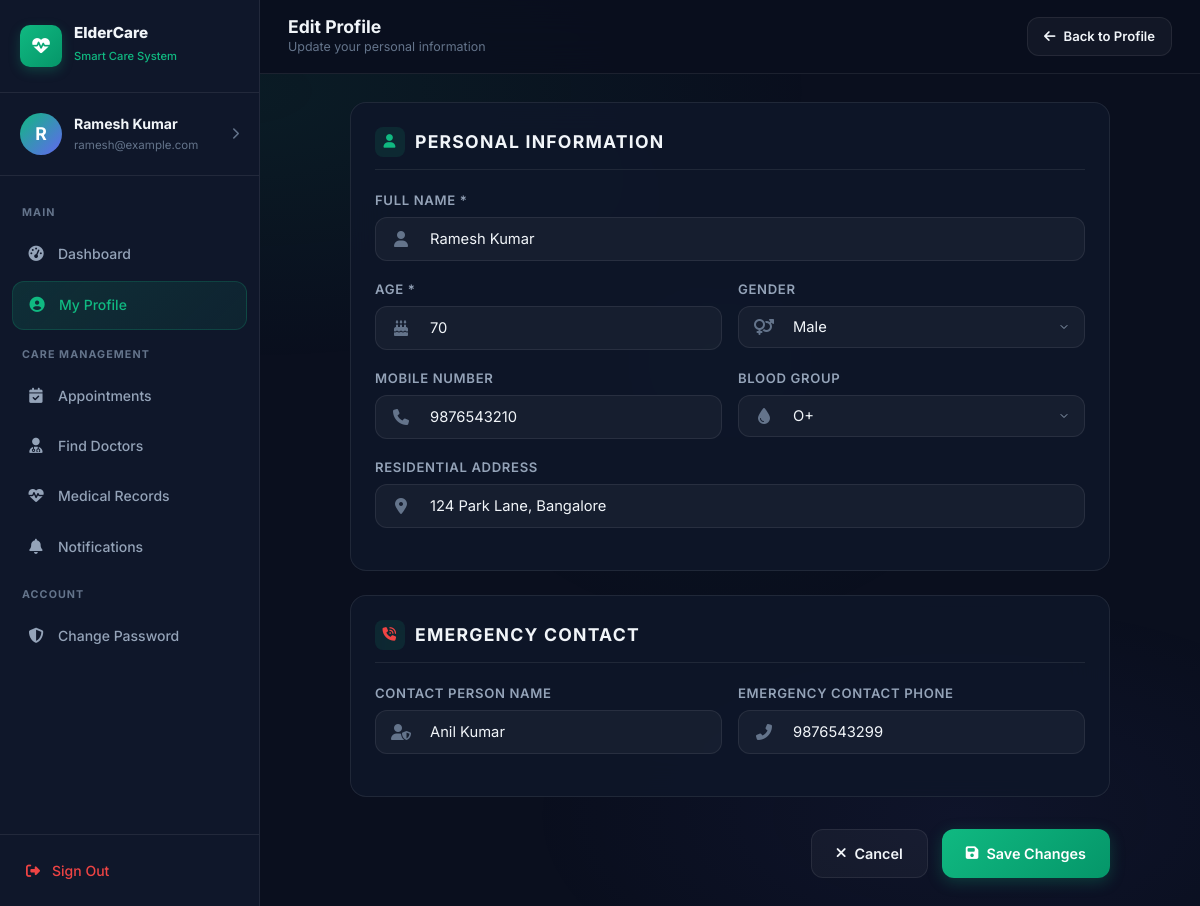
Page /elderly/profile/edit/ (signed in) on the committed database.
### users/models.py (models this page shows, shortened)
class ElderlyProfile(models.Model):
    GENDER_CHOICES = [
        ('Male', 'Male'),
        ('Female', 'Female'),
        ('Other', 'Other'),
        ('Prefer not to say', 'Prefer not to say'),
    ]
    user = models.OneToOneField(User, on_delete=models.CASCADE, related_name='elderly_profile')
    age = models.PositiveIntegerField(null=True, blank=True)
    gender = models.CharField(max_length=20, choices=GENDER_CHOICES, blank=True)
    phone = models.CharField(max_length=20, blank=True)
    address = models.TextField(blank=True)
    blood_group = models.CharField(max_length=10, blank=True)
    emergency_contact_name = models.CharField(max_length=100, blank=True)
    emergency_contact_phone = models.CharField(max_length=20, blank=True)
    created_at = models.DateTimeField(auto_now_add=True)
    @property
    def full_name(self):
        return self.user.get_full_name() or self.user.username

### users/views.py (the view)
    @login_required
    def wrapper(request, *args, **kwargs):
        if not hasattr(request.user, 'elderly_profile') and not (request.user.is_staff or request.user.is_superuser):
            messages.error(request, "Access restricted to User (Elder User) accounts.")
            return redirect('login_redirect')
        return view_func(request, *args, **kwargs)

### users/views.py (called while the page is built, shortened)
def elderly_required(view_func):
    @login_required
    def wrapper(request, *args, **kwargs):
        if not hasattr(request.user, 'elderly_profile') and not (request.user.is_staff or request.user.is_superuser):
            messages.error(request, "Access restricted to User (Elder User) accounts.")
            return redirect('login_redirect')
        return view_func(request, *args, **kwargs)
    return wrapper

@elderly_required
def elderly_profile_edit(request):
    profile = getattr(request.user, 'elderly_profile', None)
    context = {
        'profile': profile,
    }
    return render(request, 'user/edit-profile.html', context)

### users/templates/user/edit-profile.html (shortened to what this page needs)
{% load static %}
<!DOCTYPE html>
<html lang="en">
<head>
  <link rel="stylesheet" href="{% static 'css/main.css' %}?v=2.2" />
  <link rel="stylesheet" href="{% static 'css/dashboard.css' %}?v=2.2" />
  <link rel="stylesheet" href="{% static 'css/profile.css' %}?v=2.2" />
  <link rel="stylesheet" href="https://cdnjs.cloudflare.com/ajax/libs/font-awesome/6.5.1/css/all.min.css" />
</head>
<body>
  <div class="bg-gradient-mesh"></div>
  <div class="app-layout">
    <aside class="sidebar" id="sidebar">
      <div class="sidebar-header">
        <a href="{% url 'elderly_dashboard' %}" class="sidebar-brand">
          <div class="sidebar-logo"><i class="fas fa-heart-pulse"></i></div>
          <div class="sidebar-brand-text">
            <h3>ElderCare</h3>
            <span>Smart Care System</span>
          </div>
        </a>
      </div>
      <a href="{% url 'elderly_profile' %}" class="sidebar-user">
        <div class="avatar" id="sidebar_avatar" style="width:42px;height:42px;font-size:1.1rem;background:linear-gradient(135deg,var(--primary),var(--accent));display:flex;align-items:center;justify-content:center;border-radius:50%;color:white;font-weight:700;">
          {{ profile.full_name|default:request.user.username|first|upper }}
        </div>
        <div class="sidebar-user-info">
          <div class="user-name">{{ profile.full_name|default:request.user.username }}</div>
          <div class="user-email">{{ request.user.email }}</div>
        </div>
        <i class="fas fa-chevron-right" style="color:var(--text-muted);font-size:0.75rem;"></i>
      </a>
      <nav class="sidebar-nav">
        <span class="nav-section-label">Main</span>
        <a href="{% url 'elderly_dashboard' %}" class="nav-link"><span class="nav-icon"><i class="fas fa-gauge-high"></i></span>Dashboard</a>
        <a href="{% url 'elderly_profile' %}" class="nav-link active"><span class="nav-icon"><i class="fas fa-user-circle"></i></span>My Profile</a>
        <span class="nav-section-label">Care Management</span>
        <a href="{% url 'elderly_appointments' %}" class="nav-link"><span class="nav-icon"><i class="fas fa-calendar-check"></i></span>Appointments</a>
        <a href="{% url 'doctors' %}" class="nav-link"><span class="nav-icon"><i class="fas fa-user-doctor"></i></span>Find Doctors</a>
        <a href="{% url 'elderly_medical' %}" class="nav-link"><span class="nav-icon"><i class="fas fa-heart-pulse"></i></span>Medical Records</a>
        <a href="{% url 'notifications' %}" class="nav-link"><span class="nav-icon"><i class="fas fa-bell"></i></span>Notifications</a>
        <span class="nav-section-label">Account</span>
        <a href="{% url 'change_password' %}" class="nav-link"><span class="nav-icon"><i class="fas fa-shield-alt"></i></span>Change Password</a>
      </nav>
      <div class="sidebar-footer">
        <form method="POST" action="{% url 'logout' %}" style="margin:0; width:100%;">
          <button type="submit" class="sidebar-logout" style="width:100%; text-align:left; background:none; border:none; cursor:pointer;">
            <span class="nav-icon"><i class="fas fa-right-from-bracket"></i></span>Sign Out
          </button>
        </form>
      </div>
    </aside>
    <main class="main-content">
      <header class="topbar">
        <div class="topbar-left">
          <div class="topbar-title">
            <h2>Edit Profile</h2>
            <p>Update your personal information</p>
          </div>
        </div>
        <div class="topbar-right">
          <a href="{% url 'elderly_profile' %}" class="btn btn-ghost btn-sm"><i class="fas fa-arrow-left"></i> Back to Profile</a>
        </div>
      </header>
      <div class="page-content">
        <div class="edit-profile-container" style="max-width:760px; margin:0 auto;">
          <form id="edit_profile_form" method="POST" action="{% url 'elderly_profile_edit' %}">
            <div class="edit-form-card" style="background:var(--bg-card); border:1px solid var(--bg-glass-border); border-radius:var(--radius-lg); padding:24px; margin-bottom:24px;">
              <div class="profile-section-title" style="display:flex; align-items:center; gap:10px; font-size:1.1rem; font-weight:700; margin-bottom:20px; color:var(--text-primary); border-bottom:1px solid var(--bg-glass-border); padding-bottom:12px;">
                <i class="fas fa-user" style="color:var(--primary)"></i> Personal Information
              </div>
              <div class="form-group">
                <label class="form-label" for="edit_name">Full Name *</label>
                <div class="input-wrapper">
                  <i class="fas fa-user input-icon"></i>
                  <input type="text" id="edit_name" name="name" class="form-input" value="{{ profile.full_name|default:request.user.username }}" required />
                </div>
              </div>
              <div class="form-grid-2" style="display:grid; grid-template-columns:1fr 1fr; gap:16px;">
                <div class="form-group">
                  <label class="form-label" for="edit_age">Age *</label>
                  <div class="input-wrapper">
                    <i class="fas fa-cake-candles input-icon"></i>
                    <input type="number" id="edit_age" name="age" class="form-input" value="{{ profile.age|default:'' }}" min="1" max="120" required />
                  </div>
                </div>
                <div class="form-group">
                  <label class="form-label" for="edit_gender">Gender</label>
                  <div class="input-wrapper">
                    <select id="edit_gender" name="gender" class="form-input form-select">
                      <option value="Male" {% if profile.gender == 'Male' %}selected{% endif %}>Male</option>
                    </select>
                  </div>
                </div>
              </div>
              <div class="form-grid-2" style="display:grid; grid-template-columns:1fr 1fr; gap:16px;">
                <div class="form-group">
                  <label class="form-label" for="edit_phone">Mobile Number</label>
                  <div class="input-wrapper">
                    <i class="fas fa-phone input-icon"></i>
                    <input type="tel" id="edit_phone" name="phone" class="form-input" value="{{ profile.phone|default:'' }}" placeholder="10-digit number" />
                  </div>
                </div>
                <div class="form-group">
                  <label class="form-label" for="edit_blood">Blood Group</label>
                  <div class="input-wrapper">
                    <select id="edit_blood" name="blood_group" class="form-input form-select">
                      <option value="O+" {% if profile.blood_group == 'O+' %}selected{% endif %}>O+</option>
                    </select>
                  </div>
                </div>
              </div>
              <div class="form-group">
                <label class="form-label" for="edit_address">Residential Address</label>
                <div class="input-wrapper">
                  <i class="fas fa-location-dot input-icon"></i>
                  <input type="text" id="edit_address" name="address" class="form-input" value="{{ profile.address|default:'' }}" placeholder="Full residential address" />
                </div>
              </div>
            </div>
            <div class="edit-form-card" style="background:var(--bg-card); border:1px solid var(--bg-glass-border); border-radius:var(--radius-lg); padding:24px; margin-bottom:24px;">
              <div class="profile-section-title" style="display:flex; align-items:center; gap:10px; font-size:1.1rem; font-weight:700; margin-bottom:20px; color:var(--text-primary); border-bottom:1px solid var(--bg-glass-border); padding-bottom:12px;">
                <i class="fas fa-phone-volume" style="color:var(--danger)"></i> Emergency Contact
              </div>
              <div class="form-grid-2" style="display:grid; grid-template-columns:1fr 1fr; gap:16px;">
                <div class="form-group">
                  <label class="form-label" for="edit_ec_name">Contact Person Name</label>
                  <div class="input-wrapper">
                    <i class="fas fa-user-shield input-icon"></i>
                    <input type="text" id="edit_ec_name" name="emergency_name" class="form-input" value="{{ profile.emergency_contact_name|default:'' }}" placeholder="e.g. Rohit (Son)" />
                  </div>
                </div>
                <div class="form-group">
                  <label class="form-label" for="edit_ec_phone">Emergency Contact Phone</label>
                  <div class="input-wrapper">
                    <i class="fas fa-phone-flip input-icon"></i>
                    <input type="tel" id="edit_ec_phone" name="emergency_phone" class="form-input" value="{{ profile.emergency_contact_phone|default:'' }}" placeholder="Emergency phone number" />
                  </div>
                </div>
              </div>
            </div>
            <div class="form-actions" style="display:flex; justify-content:flex-end; gap:14px;">
              <a href="{% url 'elderly_profile' %}" class="btn btn-ghost"><i class="fas fa-times"></i> Cancel</a>
              <button type="submit" class="btn btn-primary" id="save_profile_btn">
                <i class="fas fa-save"></i> Save Changes
              </button>
            </div>
          </form>
        </div>
      </div>
    </main>
  </div>
</body>
</html>

### users/static/users/css/main.css (style rules this page uses)
:root { --primary: #10b981; --primary-dark: #059669; --primary-light: #34d399; --primary-glow: rgba(16, 185, 129, 0.25); --accent: #6366f1; --accent-light: #818cf8; --bg-base: #0a0f1e; --bg-surface: #0f172a; --bg-card: rgba(15, 23, 42, 0.85); --bg-card-hover: rgba(20, 30, 55, 0.95); --bg-glass: rgba(255, 255, 255, 0.04); --bg-glass-border: rgba(255, 255, 255, 0.08); --text-primary: #f1f5f9; --text-secondary: #94a3b8; --text-muted: #64748b; --text-accent: #10b981; --success: #10b981; --warning: #f59e0b; --danger: #ef4444; --info: #3b82f6; --radius-sm: 8px; --radius-md: 12px; --radius-lg: 16px; --radius-xl: 24px; --radius-full: 9999px; --shadow-sm: 0 2px 8px rgba(0, 0, 0, 0.3); --shadow-md: 0 4px 20px rgba(0, 0, 0, 0.4); --shadow-lg: 0 8px 40px rgba(0, 0, 0, 0.5); --shadow-glow: 0 0 30px rgba(16, 185, 129, 0.2); --sidebar-width: 260px; --sidebar-collapsed: 72px; --transition: 0.25s ease; --transition-slow: 0.4s ease; }
*, *::before, *::after { box-sizing: border-box; margin: 0; padding: 0; }
html { scroll-behavior: smooth; }
body { font-family: 'Inter', system-ui, sans-serif; background-color: var(--bg-base); color: var(--text-primary); min-height: 100vh; line-height: 1.6; overflow-x: hidden; }
h1, h2, h3, h4, h5 { font-weight: 700; line-height: 1.2; }
h2 { font-size: clamp(1.3rem, 2.5vw, 1.7rem); }
h3 { font-size: 1.2rem; }
p { color: var(--text-secondary); }
a { color: var(--primary); text-decoration: none; transition: color var(--transition); }
.btn { display: inline-flex; align-items: center; justify-content: center; gap: 8px; padding: 12px 24px; border: none; border-radius: var(--radius-md); font-family: 'Inter', sans-serif; font-size: 0.9rem; font-weight: 600; cursor: pointer; transition: all var(--transition); white-space: nowrap; text-decoration: none; }
.btn-primary { background: linear-gradient(135deg, var(--primary), var(--primary-dark)); color: #fff; box-shadow: 0 4px 15px var(--primary-glow); }
.btn-ghost { background: var(--bg-glass); color: var(--text-primary); border: 1px solid var(--bg-glass-border); }
.btn-sm { padding: 8px 16px; font-size: 0.82rem; }
.form-group { display: flex; flex-direction: column; gap: 6px; margin-bottom: 18px; }
.form-label { font-size: 0.82rem; font-weight: 600; color: var(--text-secondary); text-transform: uppercase; letter-spacing: 0.05em; }
.input-wrapper { position: relative; display: flex; align-items: center; width: 100%; }
.input-wrapper .input-icon { position: absolute; left: 18px; top: 50%; transform: translateY(-50%); width: 22px; height: 22px; display: inline-flex; align-items: center; justify-content: center; color: var(--text-muted); font-size: 1.05rem; pointer-events: none; transition: all var(--transition); z-index: 5; }
.form-input { width: 100%; padding: 12px 16px; background: var(--bg-glass); border: 1.5px solid var(--bg-glass-border); border-radius: var(--radius-md); color: var(--text-primary); font-family: 'Inter', sans-serif; font-size: 0.92rem; transition: all var(--transition); outline: none; -webkit-appearance: none; }
.input-wrapper .form-input, .input-wrapper .form-select, .input-wrapper input, .input-wrapper select { padding-left: 58px !important; }
.form-input::placeholder { color: var(--text-muted); }
.form-select { cursor: pointer; appearance: none; -webkit-appearance: none; background-repeat: no-repeat; background-position: right 14px center; padding-right: 36px; }
.form-select option { background-color: var(--bg-surface); color: var(--text-primary); }
.avatar { border-radius: var(--radius-full); overflow: hidden; display: flex; align-items: center; justify-content: center; background: linear-gradient(135deg, var(--primary), var(--accent)); flex-shrink: 0; }
.bg-gradient-mesh { position: fixed; inset: 0; pointer-events: none; z-index: 0; background: radial-gradient(ellipse 80% 50% at 20% 10%, rgba(16, 185, 129, 0.08) 0%, transparent 60%), radial-gradient(ellipse 60% 40% at 80% 90%, rgba(99, 102, 241, 0.06) 0%, transparent 60%), radial-gradient(ellipse 50% 60% at 60% 40%, rgba(16, 185, 129, 0.04) 0%, transparent 50%); }

### rows in the picture
ElderlyProfile: full_name|first "R", full_name "Ramesh Kumar", name "Ramesh Kumar", age "70", gender "Male", phone "9876543210", blood_group "O+", address "124 Park Lane, Bangalore", emergency_name "Anil Kumar", emergency_phone "9876543299"

### other values in the picture
{{ request.user.email }} "ramesh@example.com"
